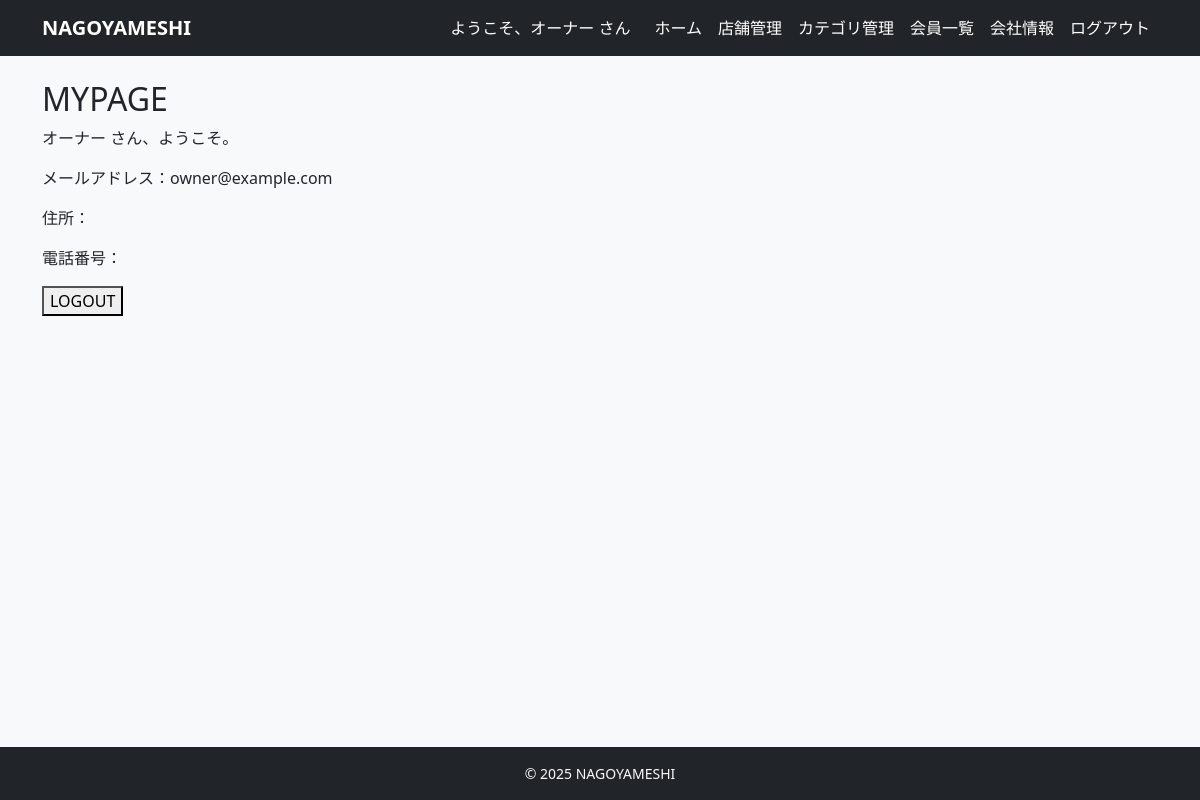
/accounts/mypage/ (signed in), run on the app's committed database.
### accounts/models.py (models this page shows, shortened)
class User(AbstractUser):
    username = None  # 使わない（メールログインにする）
    email = models.EmailField(unique=True)
    name = models.CharField(max_length=10)
    name_kana = models.CharField(max_length=10)
    zipcode = models.CharField(max_length=8)
    address = models.CharField(max_length=20)
    tel = models.CharField(max_length=11)
    is_paid_member = models.BooleanField(default=False)
    is_owner_member = models.BooleanField(default=False)
    created_at = models.DateTimeField(auto_now_add=True)
    updated_at = models.DateTimeField(auto_now=True)
    USERNAME_FIELD = 'email'
    REQUIRED_FIELDS = ['name', 'name_kana', 'zipcode', 'address', 'tel']
    objects = CustomUserManager()

### accounts/views.py (the view)
# urls.py: path('mypage/', views.MyPageView.as_view(),name='mypage'),
class MyPageView(LoginRequiredMixin, TemplateView):
    template_name = 'accounts/mypage.html'

### templates/accounts/mypage.html (shortened to what this page needs)
{% extends "base.html" %}
{% block content %}
  <h2>MYPAGE</h2>
  <p>{{ request.user.name }} さん、ようこそ。</p>
  <p>メールアドレス：{{ request.user.email }}</p>
  <p>住所：{{ request.user.address }}</p>
  <p>電話番号：{{ request.user.tel }}</p>
  <form method="post" action="{% url 'accounts:logout' %}" style="display:inline">
    <button type="submit">LOGOUT</button>
  </form>
{% endblock %}

### templates/base.html (shortened to what this page needs)
<!DOCTYPE html>
<html lang="ja">
<head>
    <link href="https://cdn.jsdelivr.net/npm/bootstrap@5.3.3/dist/css/bootstrap.min.css" rel="stylesheet"
>
</head>
<body class="bg-light d-flex flex-column min-vh-100">
    <nav class="navbar navbar-expand-lg navbar-dark bg-dark mb-4">
        <div class="container">
            <a class="navbar-brand fw-bold" href="/">NAGOYAMESHI</a>
            <div class="collapse navbar-collapse" id="navbarNav">
                <ul class="navbar-nav ms-auto align-items-center">
                    {% if user.is_authenticated %}
                    <li class="nav-item">
                        <span class="navbar-text me-3 text-white">
                            ようこそ、{{ user.name|default:user.email }} さん
                        </span>
                    </li>
                    {% if user.is_authenticated and user.is_owner_member %}
                    <li class="nav-item">
                        <a class="nav-link text-white" href="{% url 'restaurants:owner_dashboard' %}">ホーム</a>
                    </li>
                    {% else %}
                    <li class="nav-item">
                        <a class="nav-link text-white" href="{% url 'restaurants:restaurant_list' %}">ホーム</a>
                    </li>
                    {% endif %}
                    {% if user.is_owner_member %}
                    <li class="nav-item">
                        <a class="nav-link text-white" href="{% url 'restaurants:owner_restaurant_list' %}">店舗管理</a>
                    </li>
                    <li class="nav-item">
                        <a class="nav-link text-white" href="{% url 'restaurants:owner_category_list' %}">カテゴリ管理</a>
                    </li>
                    <li class="nav-item">
                        <a class="nav-link text-white" href="{% url 'restaurants:owner_member_list' %}">会員一覧</a>
                    </li>
                    <li class="nav-item">
                        <a class="nav-link text-white" href="{% url 'restaurants:company_detail' %}">会社情報</a>
                    </li>
                    <li class="nav-item">
                        <form method="post" action="{% url 'accounts:logout' %}" class="d-inline">
                            <button type="submit" class="btn btn-link nav-link text-white border-0 bg-transparent">
                                ログアウト
                            </button>
                        </form>
                    </li>
                    {% endif %}
                    {% endif %}
                </ul>
            </div>
        </div>
    </nav>
    <main class="container mb-5 flex-grow-1">
        {% block content %}{% endblock %}
    </main>
    <footer class="bg-dark text-light py-3 mt-auto">
        <div class="container text-center small">
            &copy; {{ now|default:"2025" }} NAGOYAMESHI
        </div>
    </footer>
</body>
</html>

### templates/base.html (style rules this page uses)
.navbar.navbar-dark .navbar-brand, .navbar.navbar-dark .navbar-text, .navbar.navbar-dark .navbar-nav .nav-link, .navbar.navbar-dark .navbar-nav .nav-link:visited, .navbar.navbar-dark .btn-link.nav-link { color: #ffffff !important; }

### data on the page
User: name "オーナー", user.name "オーナー", user.email "owner@example.com"

### other printed values
{{ now|default:"2025" }} "2025"
